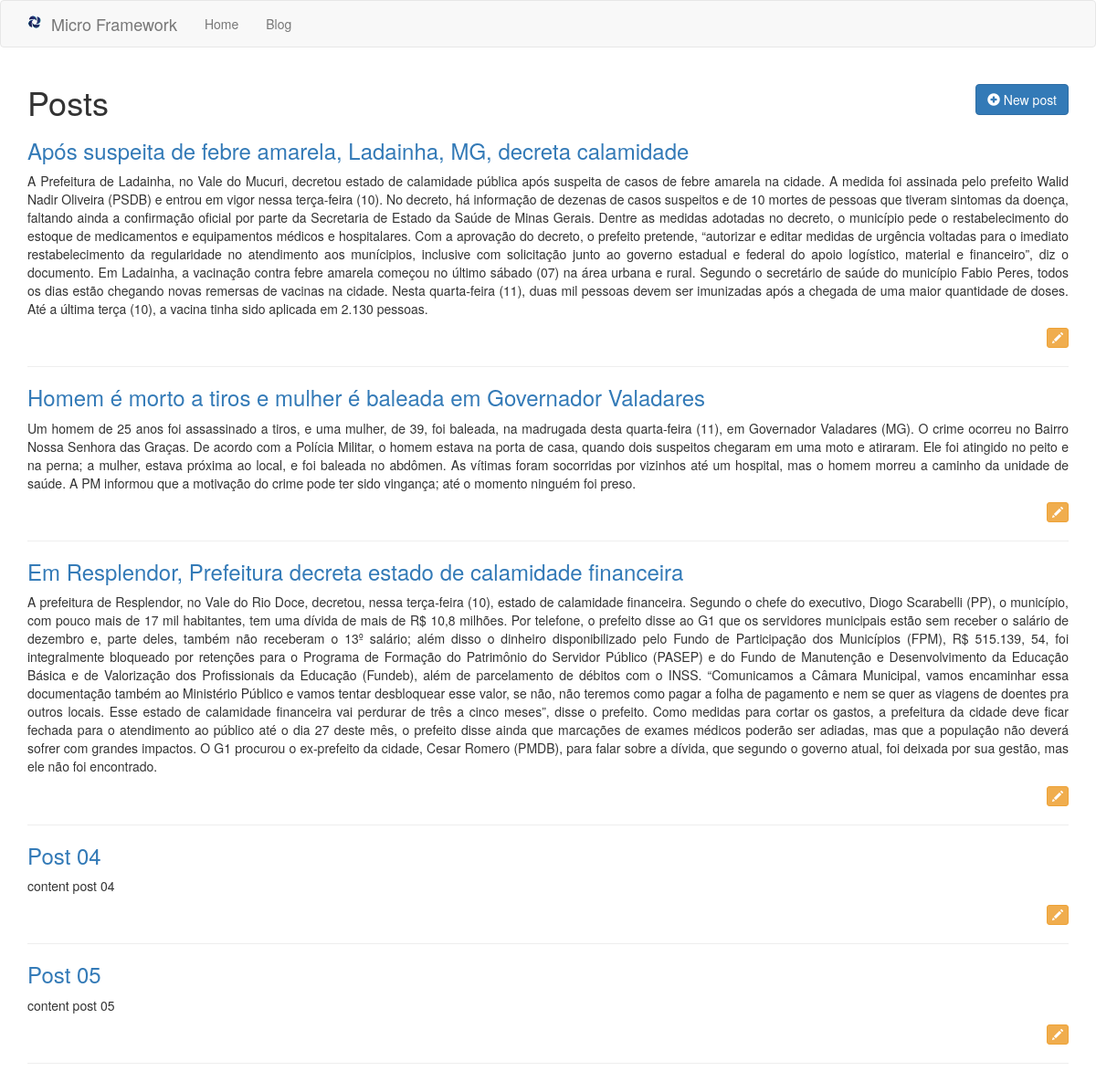
Page /posts on the earlier database version.
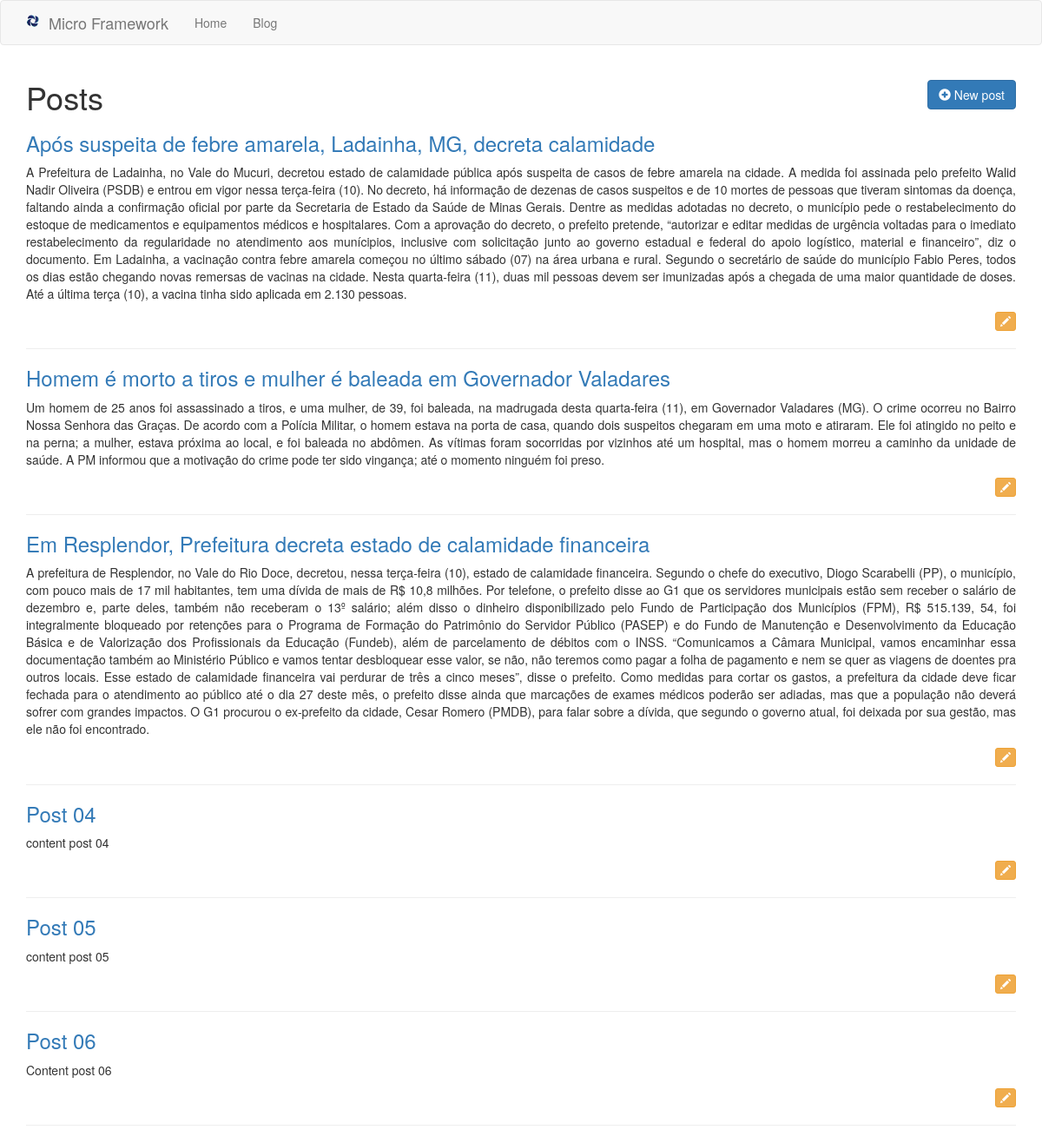
Same page on the later database version.
### tables this page shows
CREATE TABLE posts (id INTEGER CONSTRAINT posts_index PRIMARY KEY ASC AUTOINCREMENT, title VARCHAR (255) NOT NULL, content TEXT NOT NULL);

### app/Controllers/PostsController.php (called while the page is built, shortened)
<?php
class PostsController extends BaseController
{
    private $post;
    public function __construct()
    {
        $this->post = Container::getModel("Post");
    }
    public function index()
    {
        $this->view->posts = $this->post->All();
        $this->renderView('posts/index', 'layout');
    }
}

### core/bootstrap.php (called while the page is built)
<?php
$routes = require_once __DIR__ . "/../app/routes.php";
$route = new \Core\Route($routes);

### public/index.php (called while the page is built, shortened)
<?php
require_once __DIR__ . "/../core/bootstrap.php";

### core/BaseModel.php (called while the page is built, shortened)
<?php
abstract class BaseModel
{
    private $pdo;
    protected $table;
    public function __construct(PDO $pdo)
    {
        $this->pdo = $pdo;
    }
    public function All()
    {
        $query = "SELECT * FROM {$this->table}";
        $stmt = $this->pdo->prepare($query);
        $stmt->execute();
        $result = $stmt->fetchAll();
        return $result;
    }
}

### core/DataBase.php (called while the page is built, shortened)
<?php
class DataBase
{
    public static function getDataBase()
    {
        $conf = include_once __DIR__ . "/../app/database.php";
        if($conf['driver'] == 'sqlite'){
            $sqlite = __DIR__ . "/../storage/database/" . $conf['sqlite']['host'];
            $sqlite = "sqlite:" . $sqlite;
            try{
                $pdo = new PDO($sqlite);
                $pdo->setAttribute(PDO::ATTR_ERRMODE, PDO::ERRMODE_EXCEPTION);
                $pdo->setAttribute(PDO::ATTR_DEFAULT_FETCH_MODE, PDO::FETCH_OBJ);
                return $pdo;
            }catch (PDOException $e){
                echo $e->getMessage();
            }
        }
    }
}

### core/Container.php (called while the page is built, shortened)
<?php
class Container
{
    public static function getModel($model)
    {
        return new $objModel(DataBase::getDatabase());
    }
}

### app/Views/posts/index.phtml (the view, shortened to what this page needs)
<div class="container">
    <h1 class="h1">
        <a href="/post/create" class="btn btn-primary pull-right">
            <i class="glyphicon glyphicon-plus-sign"></i> New post
        </a>
    </h1>
    <?php foreach ($this->view->posts as $post): ?>
        <h3 class="h3">
            <a href="/post/<?php echo $post->id; ?>/show"><?php echo $post->title; ?></a>
        </h3>
        <p class="text-justify"><?php echo $post->content; ?></p>
        <p class="text-right">
            <a href="/post/<?php echo $post->id ?>/edit" class="btn btn-warning btn-xs">
                <i class="glyphicon glyphicon-pencil"></i>
            </a>
        </p>
        <hr/>
    <?php endforeach; ?>
</div>

### core/Route.php (shortened to what this page needs)
<?php
class Route
{
    private $routes;
    public function __construct(array $routes)
    {
        $this->run();
    }
    private function setRoutes($routes)
    {
        foreach ($routes as $route){
            $explode = explode('@', $route[1]);
            $r = [$route[0], $explode[0], $explode[1]];
            $newRoutes[] = $r;
        }
        $this->routes = $newRoutes;
    }
    private function getRequest()
    {
        $obj = new \stdClass;
        return $obj;
    }
    private function getUrl()
    {
        return parse_url($_SERVER['REQUEST_URI'], PHP_URL_PATH);
    }
    private function run()
    {
        $url = $this->getUrl();
        foreach ($this->routes as $route) {
            $routeArray = explode('/', $route[0]);
            for($i = 0; $i < count($routeArray); $i++){
                $route[0] = implode($routeArray, '/');
            }
            if($url == $route[0]){
                $found = true;
                $controller = $route[1];
                $action = $route[2];
                break;
            }
        }
        if($found){
            $controller = Container::newController($controller);
            switch (count($param)){
                default:
                    $controller->$action($this->getRequest());
            }
        }else{
            Container::pageNotFound();
        }
    }
}

### core/BaseController.php (shortened to what this page needs)
<?php
abstract class BaseController
{
    private $viewPath;
    private $layoutPath;
    private $pageTitle = null;
    public function __construct()
    {
        $this->view = new \stdClass;
    }
    protected function renderView($viewPath, $layoutPath = null)
    {
        $this->viewPath = $viewPath;
        $this->layoutPath = $layoutPath;
        if ($layoutPath) {
            $this->layout();
        } else {
            $this->content();
        }
    }
    protected function content()
    {
        if (file_exists(__DIR__ . "/../app/Views/{$this->viewPath}.phtml")) {
            require_once __DIR__ . "/../app/Views/{$this->viewPath}.phtml";
        } else {
            echo "Error: View path not found!";
        }
    }
    protected function layout()
    {
        if (file_exists(__DIR__ . "/../app/Views/{$this->layoutPath}.phtml")) {
            require_once __DIR__ . "/../app/Views/{$this->layoutPath}.phtml";
        } else {
            echo "Error: Layout path not found!";
        }
    }
    protected function setPageTitle($pageTitle)
    {
        $this->pageTitle = $pageTitle;
    }
    protected function getPageTitle($separator = null)
    {
        if ($separator) {
            echo $this->pageTitle . " " . $separator . " ";
        } else {
            echo $this->pageTitle;
        }
    }
}

### app/Views/layout.phtml (shortened to what this page needs)
<!DOCTYPE html>
<html lang="pt-br">
<head>
    <link href="/assets/css/style.css" rel="stylesheet">
</head>
<body>
<?php require_once __DIR__ . "/menu.phtml" ?>
<?php $this->content() ?>
</body>
</html>

### app/Views/menu.phtml (shortened to what this page needs)
<nav class="navbar navbar-default">
    <div class="container">
        <div class="navbar-header">
            <a class="navbar-brand" href="/">
                <img src="/favicon.ico" class="pull-left" />&nbsp;&nbsp;Micro Framework
            </a>
        </div>
        <div class="collapse navbar-collapse" id="bs-example-navbar-collapse-1">
            <ul class="nav navbar-nav">
                <li><a href="/">Home</a></li>
                <li><a href="/posts">Blog</a></li>
            </ul>
        </div>
    </div>
</nav>

Differences in the rows shown:
added posts: title "Post 06", content "Content post 06"
